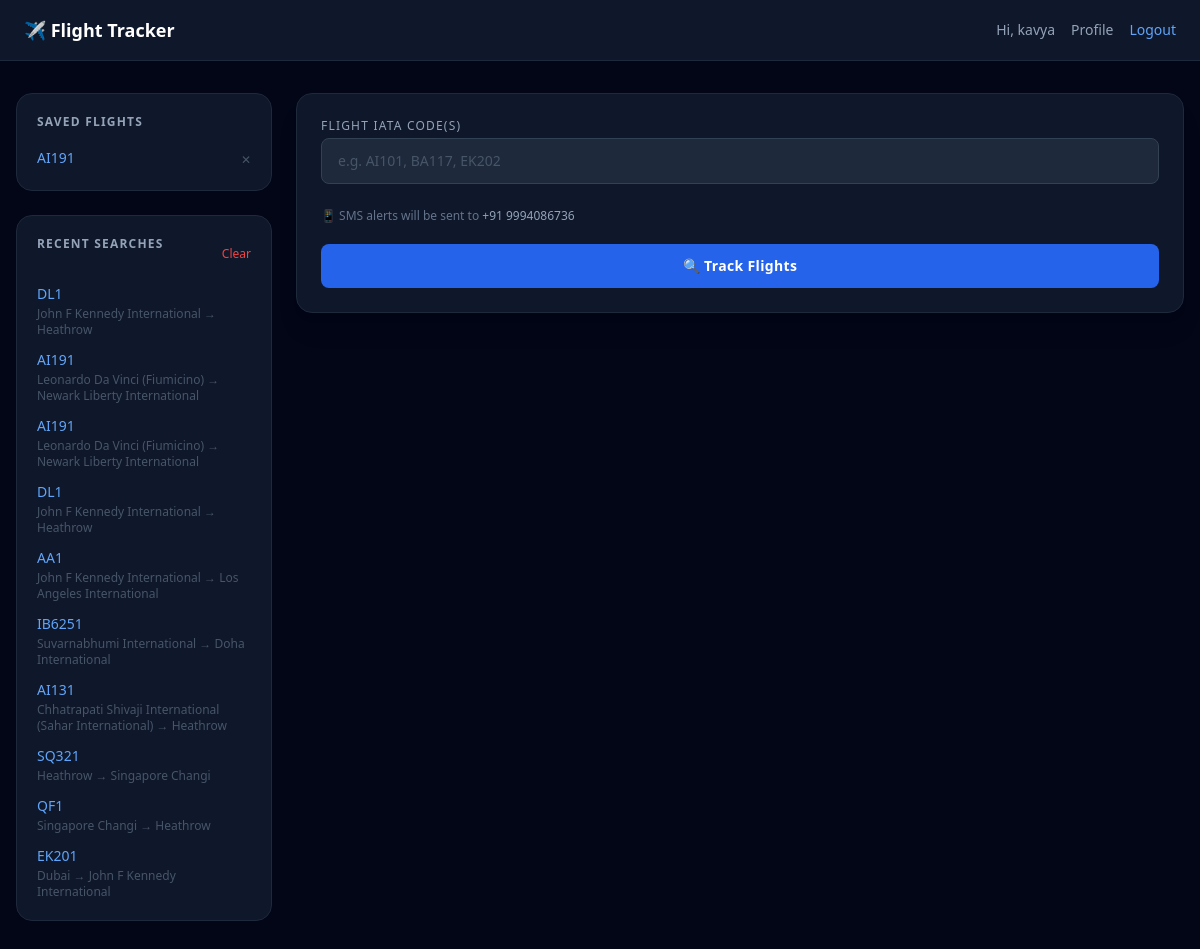
The page / (signed in) on the database its author committed.
### models.py (models this page shows)
class User(UserMixin, db.Model):
    __tablename__ = "users"
    id         = db.Column(db.Integer, primary_key=True)
    name       = db.Column(db.String(100), nullable=False)
    email      = db.Column(db.String(150), unique=True, nullable=False)
    password   = db.Column(db.String(200), nullable=False)
    phone      = db.Column(db.String(20), nullable=True)
    created_at = db.Column(db.DateTime, default=datetime.utcnow)
    saved_flights = db.relationship("SavedFlight", backref="user", lazy=True)
    search_history = db.relationship("SearchHistory", backref="user", lazy=True)

class SavedFlight(db.Model):
    __tablename__ = "saved_flights"
    id         = db.Column(db.Integer, primary_key=True)
    user_id    = db.Column(db.Integer, db.ForeignKey("users.id"), nullable=False)
    iata       = db.Column(db.String(10), nullable=False)
    label      = db.Column(db.String(100), nullable=True)  # e.g. "My Mumbai flight"
    created_at = db.Column(db.DateTime, default=datetime.utcnow)

class SearchHistory(db.Model):
    __tablename__ = "search_history"
    id           = db.Column(db.Integer, primary_key=True)
    user_id      = db.Column(db.Integer, db.ForeignKey("users.id"), nullable=False)
    iata         = db.Column(db.String(10), nullable=False)
    airline      = db.Column(db.String(100), nullable=True)
    status       = db.Column(db.String(50), nullable=True)
    dep_airport  = db.Column(db.String(150), nullable=True)
    arr_airport  = db.Column(db.String(150), nullable=True)
    searched_at  = db.Column(db.DateTime, default=datetime.utcnow)

### web.py (the view, shortened to what this page needs)
@app.route("/", methods=["GET", "POST"])
@login_required                                   # ← fix 1: protect the route
def index():
    from models import SavedFlight, SearchHistory
    flights      = session.pop("flights", [])
    alert_status = session.pop("alert_status", None)
    last_iata    = session.pop("last_iata", "")
    saved   = SavedFlight.query.filter_by(user_id=current_user.id).all()
    history = SearchHistory.query.filter_by(user_id=current_user.id)\
                .order_by(SearchHistory.searched_at.desc()).limit(10).all()
    return render_template("index.html",
        flights      = flights,
        alert_status = alert_status,
        last_iata    = last_iata,
        saved        = saved,
        history      = history
    )

### web.py (called while the page is built)
@login_manager.user_loader
def load_user(user_id):
    return User.query.get(int(user_id))

### templates/index.html (shortened to what this page needs)
<!DOCTYPE html>
<html lang="en">
<head>
    <script src="https://cdn.tailwindcss.com"></script>
</head>
<body class="bg-slate-950 min-h-screen text-slate-200">
    <nav class="bg-slate-900 border-b border-slate-800 px-6 py-4
                flex justify-between items-center">
        <span class="text-white font-bold text-lg">✈️ Flight Tracker</span>
        <div class="flex items-center gap-4">
            <span class="text-slate-400 text-sm">Hi, {{ current_user.name }}</span>
            <a href="{{ url_for('profile') }}"
            class="text-sm text-slate-400 hover:text-slate-200 transition">
                Profile
            </a>
            <a href="{{ url_for('auth.logout') }}"
            class="text-sm text-blue-400 hover:text-blue-300 transition">
                Logout
            </a>
        </div>
    </nav>
    <div class="flex max-w-7xl mx-auto px-4 py-8 gap-6">
        <aside class="w-64 shrink-0 hidden lg:block space-y-6">
            <div class="bg-slate-900 rounded-2xl p-5 border border-slate-800">
                <h3 class="text-xs font-semibold uppercase tracking-widest
                           text-slate-400 mb-4">
                    Saved Flights
                </h3>
                {% if saved %}
                    <ul class="space-y-2">
                        {% for s in saved %}
                            <li class="flex justify-between items-center">
                                <button
                                    onclick="searchFlight('{{ s.iata }}')"
                                    class="text-blue-400 hover:text-blue-300
                                           text-sm font-medium transition">
                                    {{ s.iata }}
                                </button>
                                <form method="POST"
                                      action="{{ url_for('unsave_flight', iata=s.iata) }}">
                                    <button class="text-slate-600 hover:text-red-400
                                                   text-xs transition">
                                        ✕
                                    </button>
                                </form>
                            </li>
                        {% endfor %}
                    </ul>
                {% else %}
                    <p class="text-slate-600 text-xs">No saved flights yet.</p>
                {% endif %}
            </div>
            <div class="bg-slate-900 rounded-2xl p-5 border border-slate-800">
                <div class="flex justify-between items-center mb-4">
                    <h3 class="text-xs font-semibold uppercase tracking-widest
                            text-slate-400 mb-4">
                        Recent Searches
                    </h3>
                    {% if history %}
                        <form method="POST" action="{{ url_for('clear_history') }}">
                            <button class="text-xs text-red-500 hover:text-red-400 transition">
                                Clear
                            </button>
                        </form>
                    {% endif %}
                </div>
                {% if history %}
                    <ul class="space-y-3">
                        {% for h in history %}
                            <li class="cursor-pointer"
                                onclick="searchFlight('{{ h.iata }}')">
                                <div class="text-sm text-blue-400
                                            hover:text-blue-300 transition font-medium">
                                    {{ h.iata }}
                                </div>
                                <div class="text-xs text-slate-600 mt-0.5">
                                    {{ h.dep_airport }} → {{ h.arr_airport }}
                                </div>
                            </li>
                        {% endfor %}
                    </ul>
                {% else %}
                    <p class="text-slate-600 text-xs">No searches yet.</p>
                {% endif %}
            </div>
        </aside>
        <main class="flex-1 min-w-0">
            <div class="bg-slate-900 rounded-2xl p-6 shadow-xl
                        border border-slate-800 mb-6">
                <form method="POST" onsubmit="showSpinner()" id="search-form">
                    <label class="block text-xs uppercase tracking-widest
                                  text-slate-400 mb-1">
                        Flight IATA Code(s)
                    </label>
                    <input
                        name="iata"
                        id="iata-input"
                        placeholder="e.g. AI101, BA117, EK202"
                        required
                        value="{{ last_iata }}"
                        class="w-full bg-slate-800 border border-slate-700 text-slate-200
                               placeholder-slate-600 rounded-lg px-4 py-3 mb-4 text-sm
                               focus:outline-none focus:border-blue-500 transition"
                    >
                    {% if current_user.phone %}
                        <p class="text-xs text-slate-500 mt-2 mb-5">
                            📱 SMS alerts will be sent to
                            <span class="text-slate-400">{{ current_user.phone }}</span>
                        </p>
                    {% endif %}
                    <button
                        type="submit"
                        id="search-btn"
                        class="w-full bg-blue-600 hover:bg-blue-700 text-white
                               font-semibold py-3 rounded-lg text-sm
                               tracking-wide transition"
                    >
                        🔍 Track Flights
                    </button>
                </form>
            </div>
        </main>
    </div>
</body>
</html>

### rows shown on the page
User: name "kavya", phone "+91 9994086736"
SavedFlight: iata "AI191"
SearchHistory: iata "DL1", dep_airport "John F Kennedy International", arr_airport "Heathrow"
SearchHistory: iata "AI191", dep_airport "Leonardo Da Vinci (Fiumicino)", arr_airport "Newark Liberty International"
SearchHistory: iata "AI191", dep_airport "Leonardo Da Vinci (Fiumicino)", arr_airport "Newark Liberty International"
SearchHistory: iata "DL1", dep_airport "John F Kennedy International", arr_airport "Heathrow"
SearchHistory: iata "AA1", dep_airport "John F Kennedy International", arr_airport "Los Angeles International"
SearchHistory: iata "IB6251", dep_airport "Suvarnabhumi International", arr_airport "Doha International"
SearchHistory: iata "AI131", dep_airport "Chhatrapati Shivaji International (Sahar International)", arr_airport "Heathrow"
SearchHistory: iata "SQ321", dep_airport "Heathrow", arr_airport "Singapore Changi"
SearchHistory: iata "QF1", dep_airport "Singapore Changi", arr_airport "Heathrow"
SearchHistory: iata "EK201", dep_airport "Dubai", arr_airport "John F Kennedy International"
